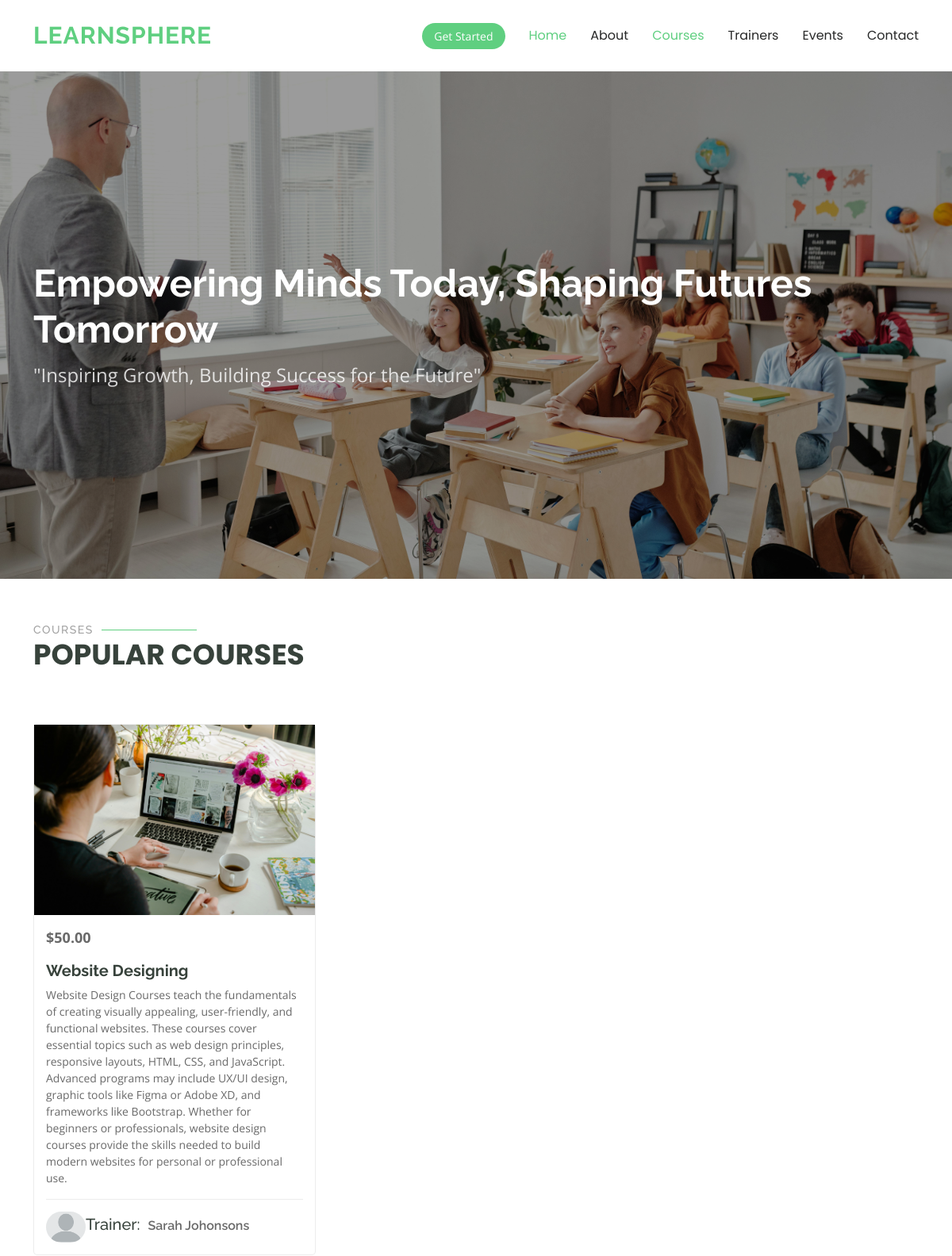
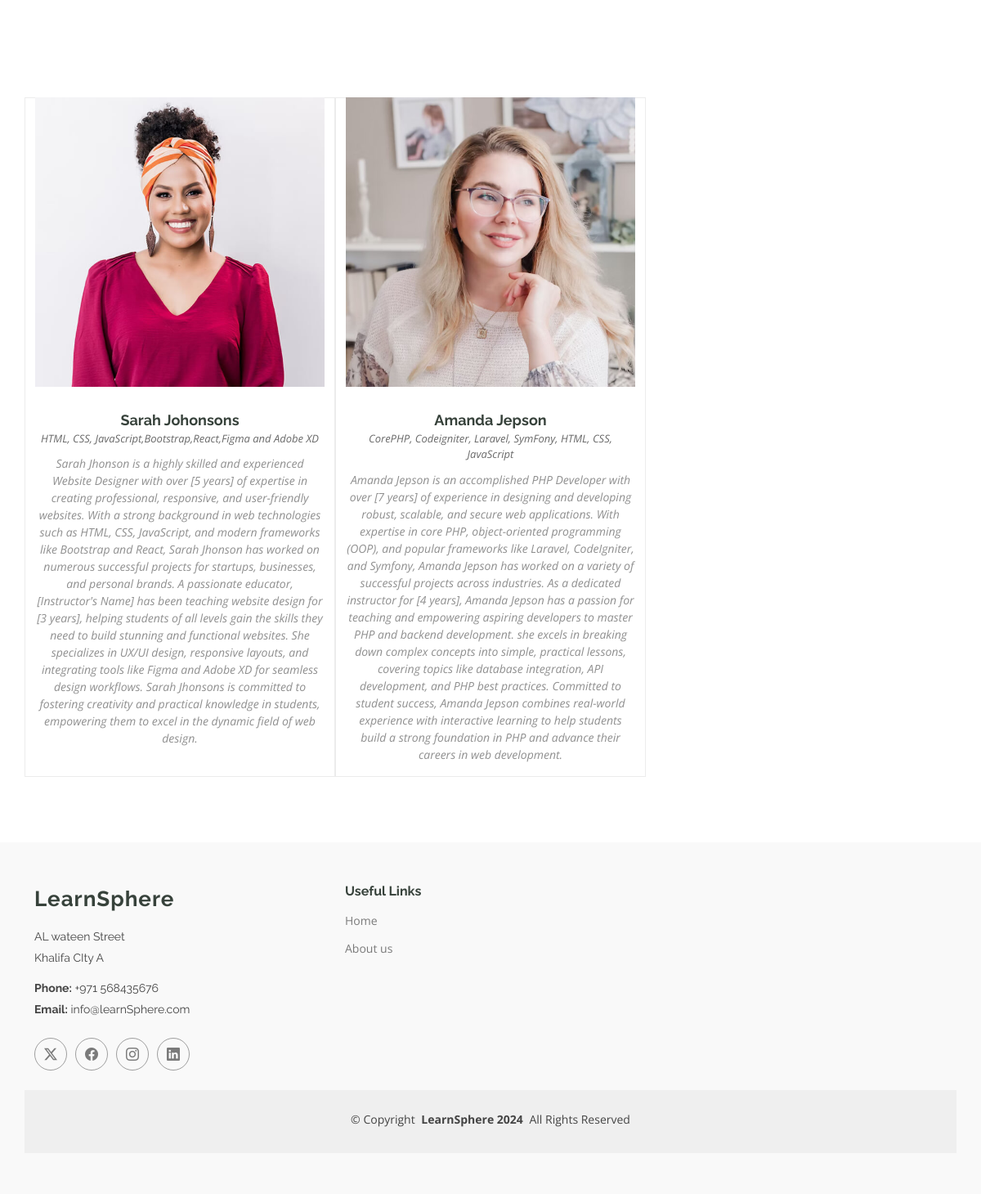
The page / on the database its author committed (2 pictures, top to bottom).
### users/models.py (models this page shows, shortened)
class Banner(models.Model):
    title = models.CharField(max_length=255, help_text="Main banner title")
    subtitle = models.CharField(max_length=255, blank=True, null=True, help_text="Optional subtitle for the banner")
    image = models.ImageField(upload_to='banners/', help_text="Upload a banner image")
    created_at = models.DateTimeField(auto_now_add=True)

class Course(models.Model):
    title = models.CharField(max_length=200)
    description = models.TextField()
    instructor = models.CharField(max_length=100)
    duration = models.CharField(max_length=50)  # e.g., "10 hours"
    price = models.DecimalField(max_digits=10, decimal_places=2, default=0.00)
    image = models.ImageField(upload_to='courses/', null=True, blank=True)
    created_at = models.DateTimeField(auto_now_add=True)

class Instructors(models.Model):
    name = models.CharField(max_length=100)
    email = models.EmailField(unique=True)
    bio = models.TextField()
    expertise = models.CharField(max_length=200)
    image = models.ImageField(upload_to='instructors/', null=True, blank=True)  # For profile picture
    joined_at = models.DateTimeField(auto_now_add=True)
    user = models.OneToOneField(CustomUser, on_delete=models.CASCADE)

### website/views.py (the view)
# urls.py: 2. Add a URL to urlpatterns:  path('', views.home, name='home')
def home(request):
    courses = Course.objects.all()
    banner = Banner.objects.last()  # Get the most recently created banner
    trainers = Instructors.objects.all()
    return render(request, 'home.html', {'banner': banner,'courses': courses,'trainers': trainers})

### website/templates/home.html (shortened to what this page needs)
<!DOCTYPE html>
<html lang="en">
{% load static %}
<head>
  {% include 'header.html' %}
</head>
<body class="index-page">
   {% include 'headnavbar.html' %}
  <main class="main">
    <section id="hero" class="hero section dark-background">
{% if banner %}
      <img src="{{ banner.image.url }}" alt="" data-aos="fade-in">
      <div class="container">
        <div class="banner-text">
          <h2 data-aos="fade-up" data-aos-delay="100">{{ banner.title }}</h2>
          {% if banner.subtitle %}
            <p data-aos="fade-up" data-aos-delay="200">{{ banner.subtitle }}</p>
          {% endif %}
        </div>
      </div>
      {% else %}
<p>No banner available.</p>
{% endif %}
    </section>
    <section id="courses" class="courses section">
      <div class="container section-title" data-aos="fade-up">
        <h2>Courses</h2>
        <p>Popular Courses</p>
      </div>
      <div class="container">
        <div class="row">
{% for course in courses %}
          <div class="col-lg-4 col-md-6 d-flex align-items-stretch" data-aos="zoom-in" data-aos-delay="100">
            <div class="course-item">
              <img src="{{ course.image.url }}" class="img-fluid" alt="...">
              <div class="course-content">
                <div class="d-flex justify-content-between align-items-center mb-3">
                 <p class="price">${{ course.price }}</p>
                </div>
 <h3><a href="{% url 'course_details' course.id %}">{{ course.title }}</a></h3>
                    <p class="description">{{ course.description }}</p>
                    <div class="trainer d-flex justify-content-between align-items-center">
                        <div class="trainer-profile d-flex align-items-center">
                             {% if course.trainer.image %}
    <img src="{{ trainer.image.url }}" class="img-fluid" alt="Instructor Image">
{% else %}
    <img src="{% static 'assets/img/download.png' %}" class="img-fluid" alt="Instructor Image">
{% endif %}
                            <h5>Trainer:<a href="" class="trainer-link">{{ course.instructor }}</a></h5>
                  </div>
                </div>
              </div>
            </div>
          </div>
{% empty %}
        <p>No courses available at the moment.</p>
    {% endfor %}
        </div>
      </div>
    </section>
    <section id="trainers-index" class="section trainers-index">
      <div class="container">
        <div class="row">
           {% for trainer in trainers %}
          <div class="col-lg-4 col-md-6 member" data-aos="fade-up" data-aos-delay="100">
            <div class="member-img">
           {% if trainer.image %}
    <img src="{{ trainer.image.url }}" class="img-fluid" alt="Instructor Image">
{% else %}
    <img src="{% static 'assets/img/download.png' %}" class="img-fluid" alt="Instructor Image">
{% endif %}
            </div>
            <div class="member-info text-center">
              <h4>{{ trainer.name }}</h4>
              <span>{{ trainer.expertise }}</span>
              <p>{{ trainer.bio }}</p>
            </div>
          </div>
{% empty %}
        <p>No Trainers available at the moment.</p>
    {% endfor %}
          </div>
        </div>
    </section>
  </main>
   {% include 'main_footer.html' %}
</body>
</html>

### website/templates/header.html (shortened to what this page needs)
{% load static %}
  <link href="{% static 'assets/vendor/bootstrap/css/bootstrap.min.css' %}" rel="stylesheet">
  <link href="{% static 'assets/vendor/bootstrap-icons/bootstrap-icons.css' %}" rel="stylesheet">
  <link href="{% static 'assets/vendor/aos/aos.css' %}" rel="stylesheet">
  <link href="{% static 'assets/vendor/glightbox/css/glightbox.min.css' %}" rel="stylesheet">
  <link href="{% static 'assets/vendor/swiper/swiper-bundle.min.css' %}" rel="stylesheet">
  <link href="{% static 'assets/css/main.css' %}" rel="stylesheet">

### website/templates/headnavbar.html (shortened to what this page needs)
<header id="header" class="header d-flex align-items-center sticky-top">
    <div class="container-fluid container-xl position-relative d-flex align-items-center">
      <a href="index.html" class="logo d-flex align-items-center me-auto">
        <h1 class="sitename">LearnSphere</h1>
      </a>
      <nav id="navmenu" class="navmenu">
        <ul>
          <li><a href="{% url 'home' %}" class="active">Home<br></a></li>
          <li><a href="{% url 'about' %}">About</a></li>
          <li><a href="{% url 'courses' %}" class="active">Courses</a></li>
          <li><a href="{% url 'trainers' %}">Trainers</a></li>
          <li><a href="{% url 'events' %}">Events</a></li>
          <li><a href="{% url 'contact' %}">Contact</a></li>
        </ul>
      </nav>
      <a class="btn-getstarted" href="{% url 'courses' %}">Get Started</a>
    </div>
  </header>

### website/templates/main_footer.html (shortened to what this page needs)
 <footer id="footer" class="footer position-relative light-background">
    <div class="container footer-top">
      <div class="row gy-4">
        <div class="col-lg-4 col-md-6 footer-about">
          <a href="{% url 'home' %}" class="logo d-flex align-items-center">
            <span class="sitename">LearnSphere</span>
          </a>
          <div class="footer-contact pt-3">
            <p>AL wateen Street</p>
            <p>Khalifa CIty A</p>
            <p class="mt-3"><strong>Phone:</strong> <span>+971 568435676</span></p>
            <p><strong>Email:</strong> <span>info@learnSphere.com</span></p>
          </div>
          <div class="social-links d-flex mt-4">
            <a href=""><i class="bi bi-twitter-x"></i></a>
            <a href=""><i class="bi bi-facebook"></i></a>
            <a href=""><i class="bi bi-instagram"></i></a>
            <a href=""><i class="bi bi-linkedin"></i></a>
          </div>
        </div>
        <div class="col-lg-2 col-md-3 footer-links">
          <h4>Useful Links</h4>
          <ul>
            <li><a href="{% url 'home' %}">Home</a></li>
            <li><a href="{% url 'about' %}">About us</a></li>
          </ul>
        </div>
      </div>
    </div>
    <div class="container copyright text-center mt-4">
      <p>© <span>Copyright</span> <strong class="px-1 sitename">LearnSphere 2024</strong> <span>All Rights Reserved</span></p>
    </div>
  </footer>

### rows shown on the page
Banner: image (picture), title "Empowering Minds Today, Shaping Futures Tomorrow", subtitle "\"Inspiring Growth, Building Success for the Future\""
Course: image (picture), price "50.00", title "Website Designing", description "Website Design Courses teach the fundamentals of creating visually appealing, user-friendly, and functional websites. These courses cover essential topics such as web design principles, responsive layouts, HTML, CSS, and JavaScript. Advanced programs may include UX/UI design, graphic tools like Figma or Adobe XD, and frameworks like Bootstrap. Whether for beginners or professionals, website design courses provide the skills needed to build modern websites for personal or professional use.", instructor "Sarah Johonsons"
Instructors: image (picture), name "Sarah Johonsons", expertise "HTML, CSS, JavaScript,Bootstrap,React,Figma and Adobe XD", bio "Sarah Jhonson is a highly skilled and experienced Website Designer with over [5 years] of expertise in creating professional, responsive, and user-friendly websites. With a strong background in web technologies such as HTML, CSS, JavaScript, and modern frameworks like Bootstrap and React, Sarah Jhonson has worked on numerous successful projects for startups, businesses, and personal brands. A passionate educator, [Instructor's Name] has been teaching website design for [3 years], helping students of all levels gain the skills they need to build stunning and functional websites. She specializes in UX/UI design, responsive layouts, and integrating tools like Figma and Adobe XD for seamless…"
Instructors: image (picture), name "Amanda Jepson", expertise "CorePHP, Codeigniter, Laravel, SymFony, HTML, CSS, JavaScript", bio "Amanda Jepson is an accomplished PHP Developer with over [7 years] of experience in designing and developing robust, scalable, and secure web applications. With expertise in core PHP, object-oriented programming (OOP), and popular frameworks like Laravel, CodeIgniter, and Symfony, Amanda Jepson has worked on a variety of successful projects across industries. As a dedicated instructor for [4 years], Amanda Jepson has a passion for teaching and empowering aspiring developers to master PHP and backend development. she excels in breaking down complex concepts into simple, practical lessons, covering topics like database integration, API development, and PHP best practices. Committed to student…"
